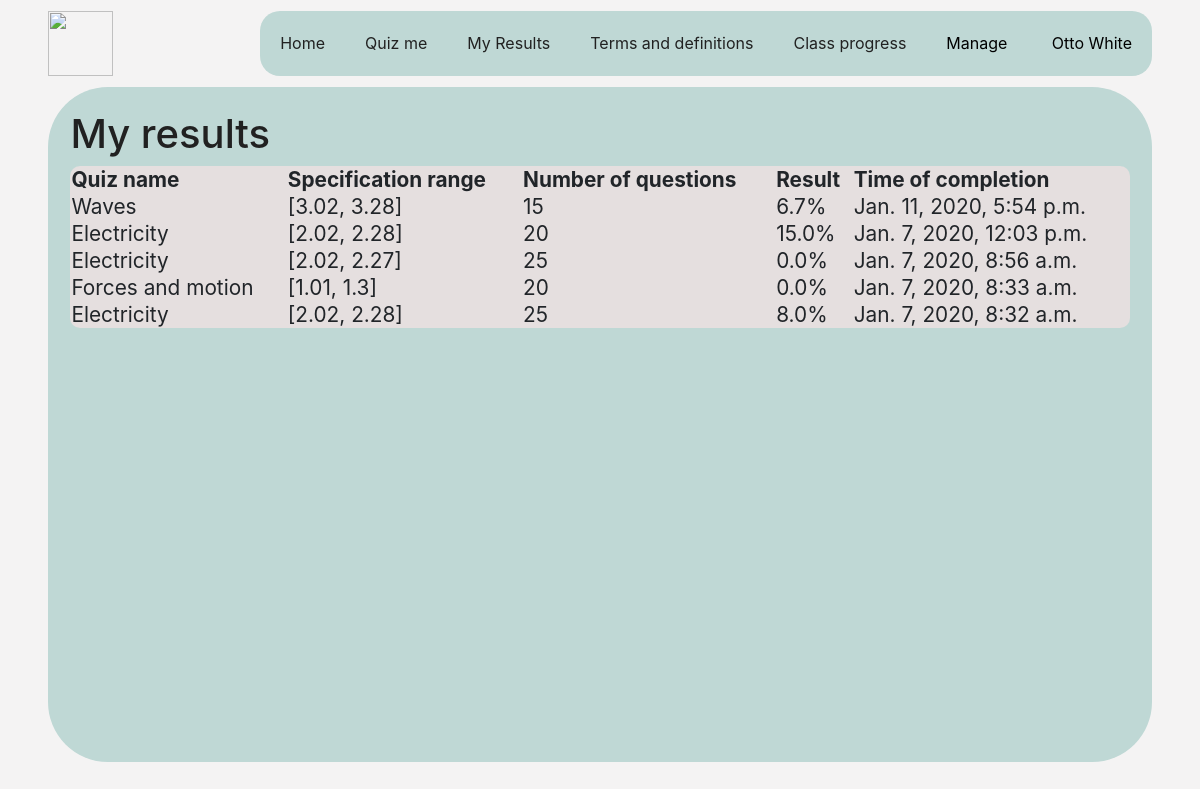
The page /my_results (signed in) on the database as committed earlier.
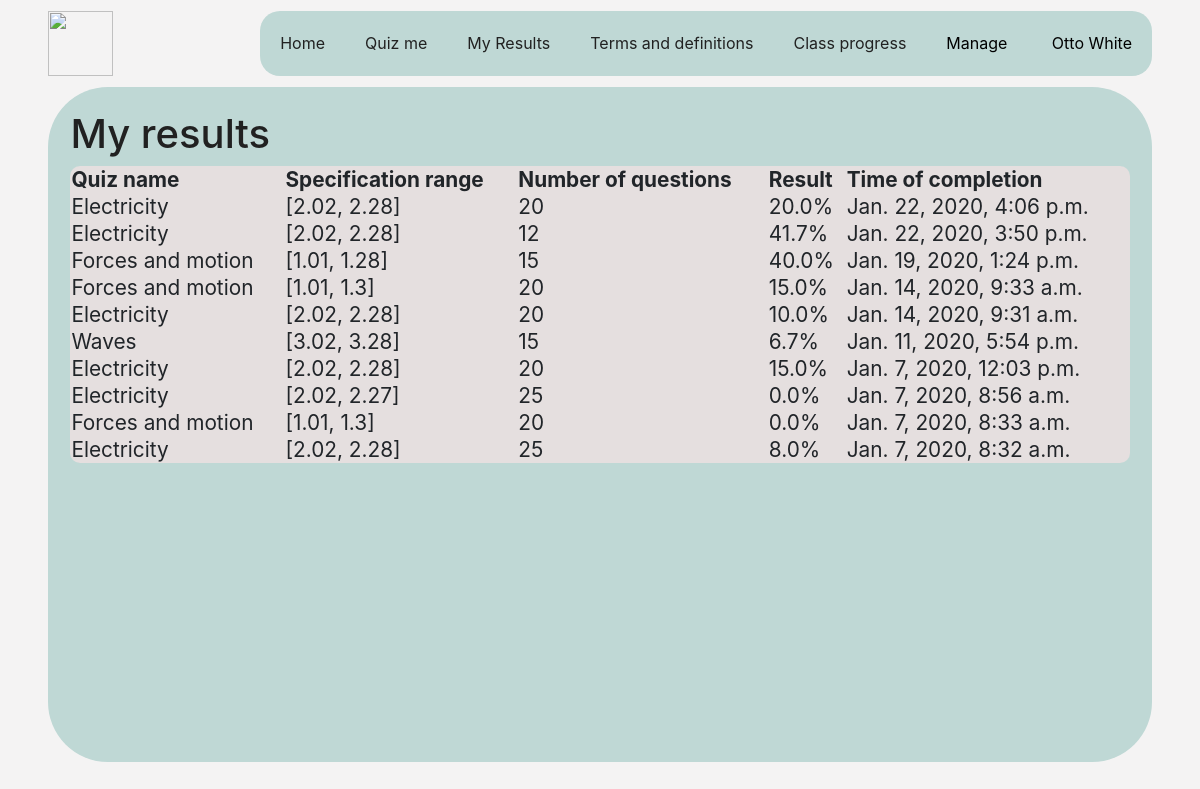
The same page on the database as committed later.
### users/models.py (models this page shows, shortened)
class User(AbstractBaseUser):
    user_id = models.AutoField(primary_key=True)
    username            = models.CharField(unique=False, max_length=60)
    date_joined         = models.DateTimeField(auto_now_add=True)
    last_login          = models.DateTimeField(auto_now=True)
    is_active           = models.BooleanField(default=True)
    is_staff            = models.BooleanField(default=False)
    is_admin            = models.BooleanField(default=False)
    is_superuser        = models.BooleanField(default=False)
    email               = models.EmailField(unique=True, max_length=60)
    first_name          = models.CharField(max_length=60)
    last_name           = models.CharField(max_length=60)
    date_of_birth       = models.DateField()
    USERNAME_FIELD = 'email'
    REQUIRED_FIELDS = ['username', 'first_name', 'last_name', 'date_of_birth']
    objects = UserManager() # linking the User manager created

### main_app/models.py (models this page shows, shortened)
class QuizResult(models.Model):
    result_id           = models.AutoField(primary_key=True)
    quiz                = models.ForeignKey(Quiz, on_delete=models.CASCADE)
    user                = models.ForeignKey(users_models.User, on_delete=models.CASCADE)
    percentage_correct  = models.FloatField()
    completed_on        = models.DateTimeField(auto_now_add=True)

class Quiz(models.Model):
    quiz_id                 = models.AutoField(primary_key=True)
    quiz_name               = models.TextField()
    specification_range     = models.TextField()  # maybe change later
    no_questions            = models.IntegerField()

### main_app/views.py (the view)
# urls.py: path('my_results', ViewResultsView.as_view(), name="main-view-results"),
class ViewResultsView(LoginRequiredTemplateView):
    template_name = 'main_app/view_results.html'
    def get(self, request):
        current_user = request.user
        args = {
            'title': 'My Results',
            'results': QuizResult.objects.filter(user=current_user).order_by('-completed_on')
        }
        return render(request, self.template_name, args)

### main_app/templates/main_app/view_results.html (shortened to what this page needs)
{% extends "main_app/logged_in.html" %}
{% block content %}
    <h1>My results</h1>
    {% if results %}
    <table id='results-table'>
        <tr>
            <th>Quiz name</th>
            <th>Specification range</th>
            <th>Number of questions</th>
            <th>Result</th>
            <th>Time of completion</th>
        </tr>
        {% for result in results %}
            <tr>
                <td>{{ result.quiz.quiz_name }}</td>
                <td>{{ result.quiz.specification_range }}</td>
                <td>{{ result.quiz.no_questions }}</td>
                <td>{{ result.percentage_correct }}%</td>
                <td>{{ result.completed_on }}</td>
            </tr>
        {% endfor %}
    </table>
    {% else %}
        <p>
            You have no results to display.
        </p>
    {% endif %}
{% endblock content %}

### main_app/templates/main_app/logged_in.html (shortened to what this page needs)
{% extends "main_app/base.html" %}
{% block body %}
    <div id="wrapper">
        <div id="top-bar-wrapper">
            <img id="logo-image" src="https://ichef.bbci.co.uk/childrens-responsive-ichef-live/r/320/1x/cbbc/science-logo-final_alt7.png">
            <div id="nav-box">
                {% if user.is_staff %}
                    <div id="menu-list">
                        <a href="{% url 'main-home' %}"             class="menu-link">Home</a>
                        <a href="{% url 'main-generate-quiz' %}"    class="menu-link">Quiz me</a>
                        <a href="{% url 'main-view-results' %}"     class="menu-link">My Results</a>
                        <a href="{% url 'main-generate-terms' %}"   class="menu-link">Terms and definitions</a>
                        <a href="#"                                 class="menu-link">Class progress</a>
                        <div class="manage-dropdown">
                            <button class='manage-dropdown-button' onclick="show_manage_dropdown()">Manage</button>
                        </div>
                        <div class="user-dropdown">
                            <button class='user-dropdown-button' onclick="show_user_dropdown()">{{ user.first_name }} {{ user.last_name }} </button>
                        </div>
                    </div>
                {% endif %}
            </div>
        </div>
        <div class="content-wrapper">
            <div class="box" id="content">
                {% block content %}{% endblock content %}
            </div>
        </div>
    </div>
{% endblock body %}

### main_app/templates/main_app/base.html (shortened to what this page needs)
<html>
    <head>
        <link rel="stylesheet" href="https://stackpath.bootstrapcdn.com/bootstrap/4.3.1/css/bootstrap.min.css">
    </head>
    <body>
        {% block body %}{% endblock body %}
    </body>
</html>

### main_app/templates/main_app/base.html (style rules this page uses)
:root { --primary-bg: #f4f3f3; --primary-content: #bfd8d5; --primary-text: #212121; --primary-hover: #009688; --secondary-text: #757575; --accent-colour: #72b1b0; }
* { outline: 0px black solid; }
body { background-color: var(--primary-bg); }

### main_app/templates/main_app/logged_in.html (style rules this page uses)
#wrapper { position: relative; height: 100%; }
#top-bar-wrapper { display: grid; grid-template-columns: 1fr 9fr; padding-top: 0.7em; padding-right: 3em; padding-left: 3em; padding-bottom: 0.35em; }
#nav-box { border-radius: 20px; background-color: grey; justify-self: end; background-color: var(--primary-content); }
#logo-image { height: 65px; justify-self: start; }
.menu-link { float: left; text-decoration: none; padding: 20px; color: var(--primary-text); }
.user-dropdown { position: relative; display: inline-block; }
.user-dropdown .user-dropdown-button { padding: 20px; cursor: pointer; border: none; outline: none; background-color: inherit; font-family: inherit; margin: 0; }
.manage-dropdown { position: relative; display: inline-block; }
.manage-dropdown .manage-dropdown-button { padding: 20px; cursor: pointer; border: none; outline: none; background-color: inherit; font-family: inherit; margin: 0; }
.content-wrapper { display: grid; padding-right: 3em; padding-left: 3em; padding-top: 0.35em; height: 85%; }
.box { border-radius: 60px; padding: 1.4em; color: var(--primary-text); background-color: var(--primary-content); }

### main_app/templates/main_app/view_results.html (style rules this page uses)
#content { height: 100%; }
#results-table { width: 100%; background-color: #e5dfdf; border-radius: 10px; font-size: 1.3em; }

Rows that differ between the two databases and show on the page:
added QuizResult: quiz.quiz_name "Electricity", quiz.specification_range "[2.02, 2.28]", quiz.no_questions "20", percentage_correct "20.0", completed_on "Jan. 22, 2020, 4:06 p.m."
added QuizResult: quiz.quiz_name "Electricity", quiz.specification_range "[2.02, 2.28]", quiz.no_questions "12", percentage_correct "41.7", completed_on "Jan. 22, 2020, 3:50 p.m."
added QuizResult: quiz.quiz_name "Forces and motion", quiz.specification_range "[1.01, 1.28]", quiz.no_questions "15", percentage_correct "40.0", completed_on "Jan. 19, 2020, 1:24 p.m."
added QuizResult: quiz.quiz_name "Forces and motion", quiz.specification_range "[1.01, 1.3]", quiz.no_questions "20", percentage_correct "15.0", completed_on "Jan. 14, 2020, 9:33 a.m."
added QuizResult: quiz.quiz_name "Electricity", quiz.specification_range "[2.02, 2.28]", quiz.no_questions "20", percentage_correct "10.0", completed_on "Jan. 14, 2020, 9:31 a.m."
